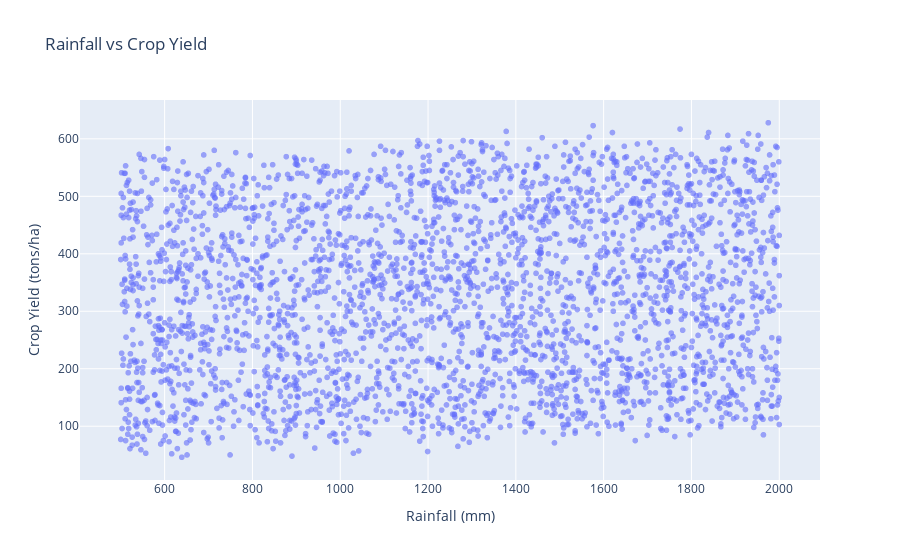
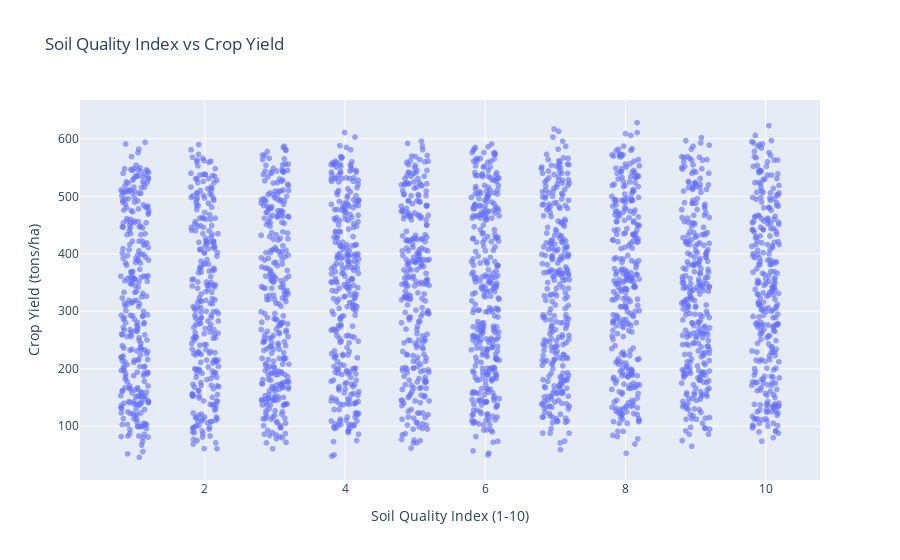
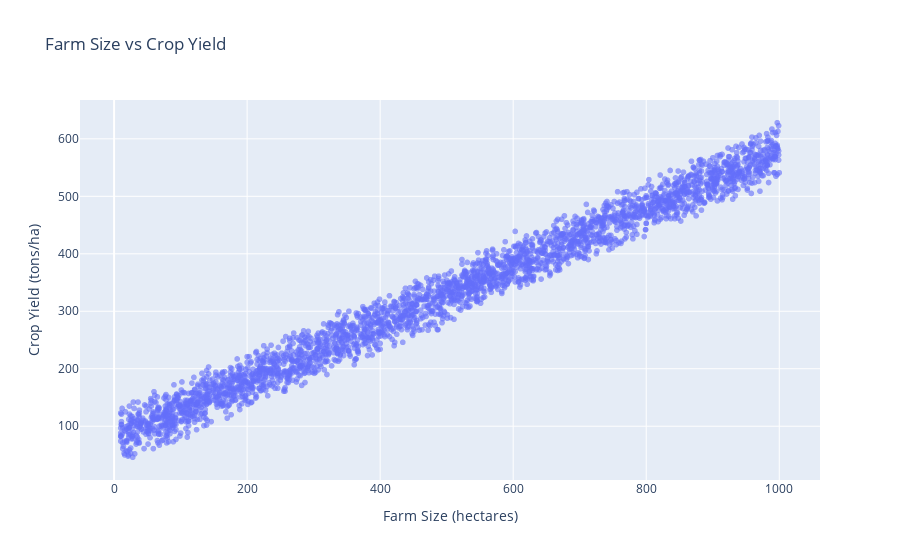
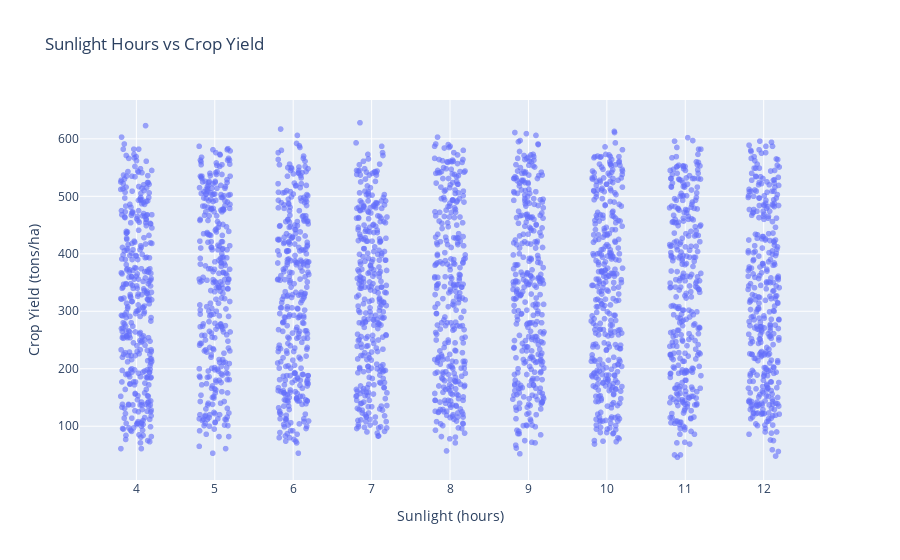

The cell these charts' notebook holds for them, in order:
### Markdown cell above
### Bivariate Analysis:

### Code cell
import plotly.express as px
import numpy as np

# Add jitter for discrete variables
df["soil_quality_jitter"] = df["soil_quality_index"] + np.random.uniform(-0.2, 0.2, size=len(df))
df["sunlight_jitter"] = df["sunlight_hours"] + np.random.uniform(-0.2, 0.2, size=len(df))

# 1. Rainfall vs Crop Yield
fig_rainfall_yield = px.scatter(
    df,
    x="rainfall_mm",
    y="crop_yield",
    title="Rainfall vs Crop Yield",
    labels={"rainfall_mm": "Rainfall (mm)", "crop_yield": "Crop Yield (tons/ha)"},
    opacity=0.6
)

# 2. Soil Quality Index vs Crop Yield
fig_soil_yield = px.scatter(
    df,
    x="soil_quality_jitter",
    y="crop_yield",
    title="Soil Quality Index vs Crop Yield",
    labels={"soil_quality_jitter": "Soil Quality Index (1-10)", "crop_yield": "Crop Yield (tons/ha)"},
    opacity=0.6
)

# 3. Farm Size vs Crop Yield
fig_farm_yield = px.scatter(
    df,
    x="farm_size_hectares",
    y="crop_yield",
    title="Farm Size vs Crop Yield",
    labels={"farm_size_hectares": "Farm Size (hectares)", "crop_yield": "Crop Yield (tons/ha)"},
    opacity=0.6
)

# 4. Sunlight Hours vs Crop Yield
fig_sunlight_yield = px.scatter(
    df,
    x="sunlight_jitter",
    y="crop_yield",
    title="Sunlight Hours vs Crop Yield",
    labels={"sunlight_jitter": "Sunlight (hours)", "crop_yield": "Crop Yield (tons/ha)"},
    opacity=0.6
)

# 5. Fertilizer Usage vs Crop Yield
fig_fertilizer_yield = px.scatter(
    df,
    x="fertilizer_kg",
    y="crop_yield",
    title="Fertilizer Usage vs Crop Yield",
    labels={"fertilizer_kg": "Fertilizer (kg)", "crop_yield": "Crop Yield (tons/ha)"},
    opacity=0.6
)

# Show all plots
fig_rainfall_yield.show()
fig_soil_yield.show()
fig_farm_yield.show()
fig_sunlight_yield.show()
fig_fertilizer_yield.show()

### Figure 1 — Plotly figure (JSON) as saved in the notebook; plotly's stock layout.template omitted (floating-point values rounded to 4 significant figures; data arrays with more than 128 entries replaced by an {"elided": "..."} marker saying what was removed)
{"data": [{"hovertemplate": "Rainfall (mm)=%{x}<br>Crop Yield (tons/ha)=%{y}<extra></extra>", "legendgroup": "", "marker": {"color": "#636efa", "opacity": 0.6, "symbol": "circle"}, "mode": "markers", "name": "", "showlegend": false, "type": "scattergl", "x": {"elided": "3000 int values"}, "xaxis": "x", "y": {"elided": "3000 int values"}, "yaxis": "y"}], "layout": {"legend": {"tracegroupgap": 0}, "title": {"text": "Rainfall vs Crop Yield"}, "xaxis": {"anchor": "y", "domain": [0, 1], "title": {"text": "Rainfall (mm)"}}, "yaxis": {"anchor": "x", "domain": [0, 1], "title": {"text": "Crop Yield (tons/ha)"}}}}

### Figure 2 — Plotly figure (JSON) as saved in the notebook; plotly's stock layout.template omitted (floating-point values rounded to 4 significant figures; data arrays with more than 128 entries replaced by an {"elided": "..."} marker saying what was removed)
{"data": [{"hovertemplate": "Soil Quality Index (1-10)=%{x}<br>Crop Yield (tons/ha)=%{y}<extra></extra>", "legendgroup": "", "marker": {"color": "#636efa", "opacity": 0.6, "symbol": "circle"}, "mode": "markers", "name": "", "showlegend": false, "type": "scattergl", "x": {"elided": "3000 float values"}, "xaxis": "x", "y": {"elided": "3000 int values"}, "yaxis": "y"}], "layout": {"legend": {"tracegroupgap": 0}, "title": {"text": "Soil Quality Index vs Crop Yield"}, "xaxis": {"anchor": "y", "domain": [0, 1], "title": {"text": "Soil Quality Index (1-10)"}}, "yaxis": {"anchor": "x", "domain": [0, 1], "title": {"text": "Crop Yield (tons/ha)"}}}}

### Figure 3 — Plotly figure (JSON) as saved in the notebook; plotly's stock layout.template omitted (floating-point values rounded to 4 significant figures; data arrays with more than 128 entries replaced by an {"elided": "..."} marker saying what was removed)
{"data": [{"hovertemplate": "Farm Size (hectares)=%{x}<br>Crop Yield (tons/ha)=%{y}<extra></extra>", "legendgroup": "", "marker": {"color": "#636efa", "opacity": 0.6, "symbol": "circle"}, "mode": "markers", "name": "", "showlegend": false, "type": "scattergl", "x": {"elided": "3000 int values"}, "xaxis": "x", "y": {"elided": "3000 int values"}, "yaxis": "y"}], "layout": {"legend": {"tracegroupgap": 0}, "title": {"text": "Farm Size vs Crop Yield"}, "xaxis": {"anchor": "y", "domain": [0, 1], "title": {"text": "Farm Size (hectares)"}}, "yaxis": {"anchor": "x", "domain": [0, 1], "title": {"text": "Crop Yield (tons/ha)"}}}}

### Figure 4 — Plotly figure (JSON) as saved in the notebook; plotly's stock layout.template omitted (floating-point values rounded to 4 significant figures; data arrays with more than 128 entries replaced by an {"elided": "..."} marker saying what was removed)
{"data": [{"hovertemplate": "Sunlight (hours)=%{x}<br>Crop Yield (tons/ha)=%{y}<extra></extra>", "legendgroup": "", "marker": {"color": "#636efa", "opacity": 0.6, "symbol": "circle"}, "mode": "markers", "name": "", "showlegend": false, "type": "scattergl", "x": {"elided": "3000 float values"}, "xaxis": "x", "y": {"elided": "3000 int values"}, "yaxis": "y"}], "layout": {"legend": {"tracegroupgap": 0}, "title": {"text": "Sunlight Hours vs Crop Yield"}, "xaxis": {"anchor": "y", "domain": [0, 1], "title": {"text": "Sunlight (hours)"}}, "yaxis": {"anchor": "x", "domain": [0, 1], "title": {"text": "Crop Yield (tons/ha)"}}}}
